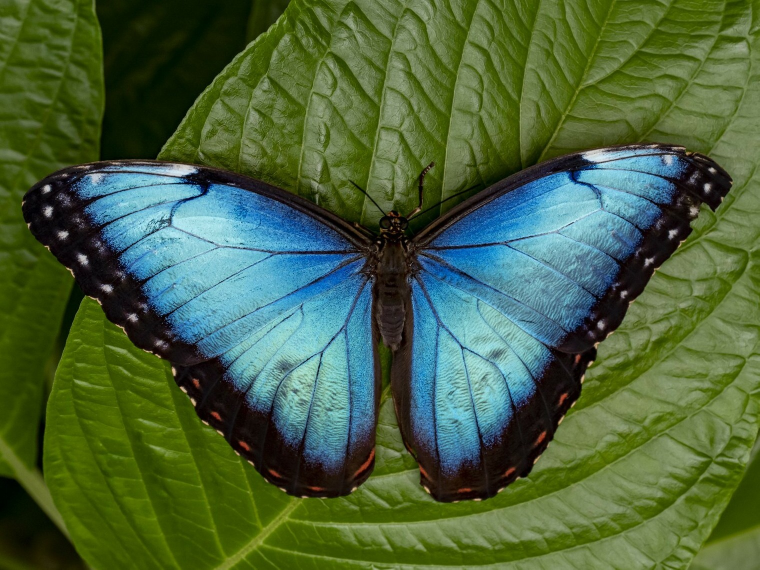
#> input picture images/butterfly.jpg, 1519 x 1139 px (shown at 1/2 size)
$ jupyter execute --allow-errors image_super_resolution.ipynb
#> lines starting #> are read from the running program, lines starting #| are printed output that depends on the picture
[cell 1]
import os
import re
import cv2
from cv2 import dnn_superres
import io
import imageio
import time
import matplotlib.pyplot as plt

[cell 2]
image = cv2.imread("images/butterfly.jpg")
#> image is the input picture: shape (1139, 1519, 3); mean B, G, R 62.5, 99, 73.7
image = cv2.cvtColor(image, cv2.COLOR_BGR2RGB)

plt.imshow(image)
plt.show()

[cell 3]
image.shape
#> Out = (1139, 1519, 3)

[cell 4]
def save_to(img_arr, src_path):
    filename = f"{src_path}"
    cv2.imwrite(filename, img_arr)

[cell 5]
def downscaling(img_path):
    rows, cols, _ = map(int, img_path.shape)
#> rows = 1139; cols = 1519
    return cv2.cvtColor(cv2.resize(img_path, ((cols // 4), (rows // 4))), cv2.COLOR_BGR2RGB)
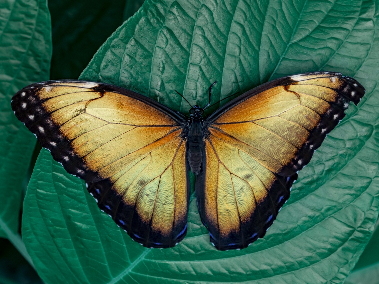
#> returned value: shape (284, 379, 3); mean R, G, B 62.4, 98.9, 73.5


def prepare_data(src_dir, dst_dir):
    if not os.path.exists(dst_dir):
        os.makedirs(dst_dir)
    for filename in os.listdir(src_dir):
        if filename.endswith((".jpg", ".jpeg", ".png")):
            img = cv2.cvtColor(cv2.imread(os.path.join(src_dir, filename)), cv2.COLOR_BGR2RGB)
            lowres_img = downscaling(img)
            return cv2.imwrite(f"{dst_dir}/{filename.split('.')[0]}_025x.jpg", lowres_img)

prepare_data("images", "downscaled")

[cell 6]
image = cv2.imread("downscaled/butterfly_025x.jpg")
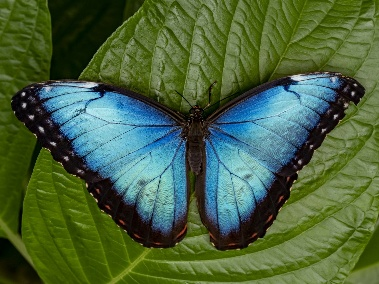
#> image: shape (284, 379, 3); mean B, G, R 62.7, 98.9, 73.5
image = cv2.cvtColor(image, cv2.COLOR_BGR2RGB)

plt.imshow(image)
plt.show()

[cell 7]
image.shape
#> Out = (284, 379, 3)

$ run again, with images/example.jpg copied over images/butterfly.jpg
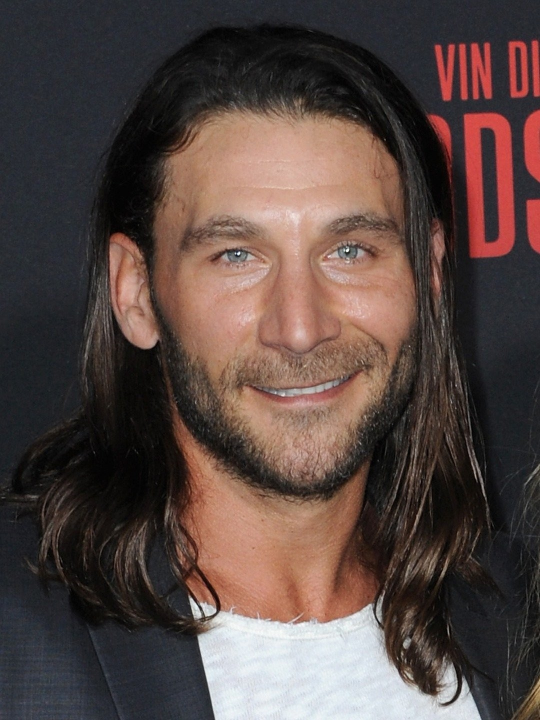
#> input picture images/example.jpg, 1080 x 1440 px (shown at 1/2 size)
#> image is the input picture: shape (1440, 1080, 3); mean B, G, R 66.2, 70.5, 86.5
#> in downscaling, `return cv2.cvtColor(cv2.resize(img_path, ((cols // 4), (rows // 4))), ..`:
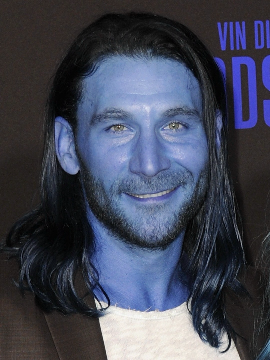
#> returned value: shape (360, 270, 3); mean R, G, B 66.3, 70.6, 86.6
#> `image = cv2.imread("downscaled/butterfly_025x.jpg")`:
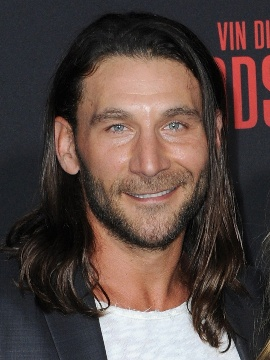
#> image: shape (360, 270, 3); mean B, G, R 66.3, 70.6, 86.6
